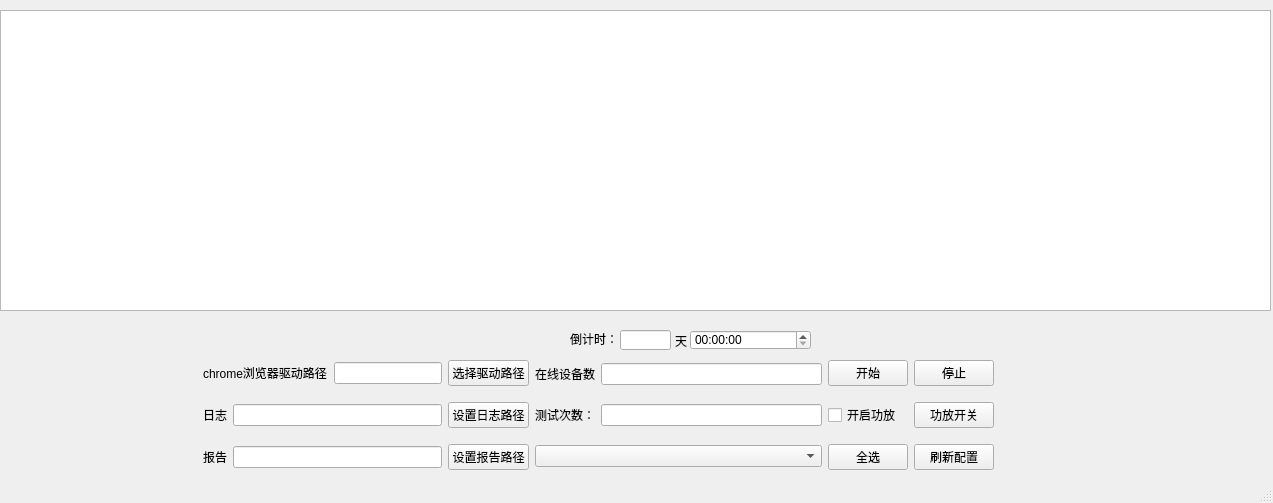
<?xml version="1.0" encoding="UTF-8"?>
<ui version="4.0">
 <class>MainWindow</class>
 <widget class="QMainWindow" name="MainWindow">
  <property name="geometry">
   <rect>
    <x>0</x>
    <y>0</y>
    <width>1273</width>
    <height>503</height>
   </rect>
  </property>
  <property name="windowTitle">
   <string>自动化测试</string>
  </property>
  <property name="documentMode">
   <bool>false</bool>
  </property>
  <widget class="QWidget" name="centralwidget">
   <widget class="QTableWidget" name="tableWidget">
    <property name="geometry">
     <rect>
      <x>0</x>
      <y>10</y>
      <width>1271</width>
      <height>301</height>
     </rect>
    </property>
   </widget>
   <widget class="QWidget" name="layoutWidget">
    <property name="geometry">
     <rect>
      <x>203</x>
      <y>350</y>
      <width>791</width>
      <height>131</height>
     </rect>
    </property>
    <layout class="QHBoxLayout" name="horizontalLayout_8">
     <item>
      <layout class="QVBoxLayout" name="verticalLayout_3">
       <item>
        <layout class="QHBoxLayout" name="horizontalLayout_5">
         <item>
          <widget class="QLabel" name="label_5">
           <property name="text">
            <string>chrome浏览器驱动路径</string>
           </property>
          </widget>
         </item>
         <item>
          <widget class="QLineEdit" name="chromeDriverDirLineEdit"/>
         </item>
         <item>
          <widget class="QPushButton" name="setDriverDirBt">
           <property name="text">
            <string>选择驱动路径</string>
           </property>
          </widget>
         </item>
        </layout>
       </item>
       <item>
        <layout class="QHBoxLayout" name="horizontalLayout_3">
         <item>
          <widget class="QLabel" name="label">
           <property name="text">
            <string>日志</string>
           </property>
          </widget>
         </item>
         <item>
          <widget class="QLineEdit" name="logDirLineEdit"/>
         </item>
         <item>
          <widget class="QPushButton" name="setLogDirBt">
           <property name="text">
            <string>设置日志路径</string>
           </property>
          </widget>
         </item>
        </layout>
       </item>
       <item>
        <layout class="QHBoxLayout" name="horizontalLayout_6">
         <item>
          <widget class="QLabel" name="label_2">
           <property name="text">
            <string>报告</string>
           </property>
          </widget>
         </item>
         <item>
          <widget class="QLineEdit" name="reportLineEdit"/>
         </item>
         <item>
          <widget class="QPushButton" name="setRrportDirBt">
           <property name="text">
            <string>设置报告路径</string>
           </property>
          </widget>
         </item>
        </layout>
       </item>
      </layout>
     </item>
     <item>
      <layout class="QVBoxLayout" name="verticalLayout_2">
       <item>
        <layout class="QHBoxLayout" name="horizontalLayout_4">
         <item>
          <widget class="QLabel" name="label_4">
           <property name="text">
            <string>在线设备数</string>
           </property>
          </widget>
         </item>
         <item>
          <widget class="QLineEdit" name="online_device_Edit"/>
         </item>
        </layout>
       </item>
       <item>
        <layout class="QHBoxLayout" name="horizontalLayout_2">
         <item>
          <widget class="QLabel" name="label_3">
           <property name="text">
            <string>测试次数：</string>
           </property>
          </widget>
         </item>
         <item>
          <widget class="QLineEdit" name="test_num_Edit"/>
         </item>
        </layout>
       </item>
       <item>
        <widget class="QComboBox" name="comboBox"/>
       </item>
      </layout>
     </item>
     <item>
      <layout class="QVBoxLayout" name="verticalLayout">
       <item>
        <layout class="QHBoxLayout" name="horizontalLayout_7">
         <item>
          <widget class="QPushButton" name="startBt">
           <property name="text">
            <string>开始</string>
           </property>
          </widget>
         </item>
         <item>
          <widget class="QPushButton" name="stopBt">
           <property name="text">
            <string>停止</string>
           </property>
          </widget>
         </item>
        </layout>
       </item>
       <item>
        <layout class="QHBoxLayout" name="horizontalLayout">
         <item>
          <widget class="QCheckBox" name="pa_checkBox">
           <property name="text">
            <string>开启功放</string>
           </property>
          </widget>
         </item>
         <item>
          <widget class="QPushButton" name="pa_pushButton">
           <property name="text">
            <string>功放开关</string>
           </property>
          </widget>
         </item>
        </layout>
       </item>
       <item>
        <layout class="QHBoxLayout" name="horizontalLayout_9">
         <item>
          <widget class="QPushButton" name="SelectAllpushButton">
           <property name="text">
            <string>全选</string>
           </property>
          </widget>
         </item>
         <item>
          <widget class="QPushButton" name="refreshBt">
           <property name="text">
            <string>刷新配置</string>
           </property>
          </widget>
         </item>
        </layout>
       </item>
      </layout>
     </item>
    </layout>
   </widget>
   <widget class="QTimeEdit" name="timeEdit">
    <property name="geometry">
     <rect>
      <x>690</x>
      <y>330</y>
      <width>121</width>
      <height>20</height>
     </rect>
    </property>
    <property name="maximumDateTime">
     <datetime>
      <hour>23</hour>
      <minute>59</minute>
      <second>59</second>
      <year>2000</year>
      <month>1</month>
      <day>1</day>
     </datetime>
    </property>
    <property name="maximumTime">
     <time>
      <hour>23</hour>
      <minute>59</minute>
      <second>59</second>
     </time>
    </property>
   </widget>
   <widget class="QLabel" name="label_6">
    <property name="geometry">
     <rect>
      <x>570</x>
      <y>331</y>
      <width>48</width>
      <height>16</height>
     </rect>
    </property>
    <property name="text">
     <string>倒计时：</string>
    </property>
   </widget>
   <widget class="QLineEdit" name="lineEditDay">
    <property name="geometry">
     <rect>
      <x>620</x>
      <y>330</y>
      <width>51</width>
      <height>20</height>
     </rect>
    </property>
   </widget>
   <widget class="QLabel" name="label_7">
    <property name="geometry">
     <rect>
      <x>675</x>
      <y>330</y>
      <width>16</width>
      <height>21</height>
     </rect>
    </property>
    <property name="text">
     <string>天</string>
    </property>
   </widget>
  </widget>
  <widget class="QStatusBar" name="statusbar"/>
 </widget>
 <resources/>
 <connections/>
</ui>
